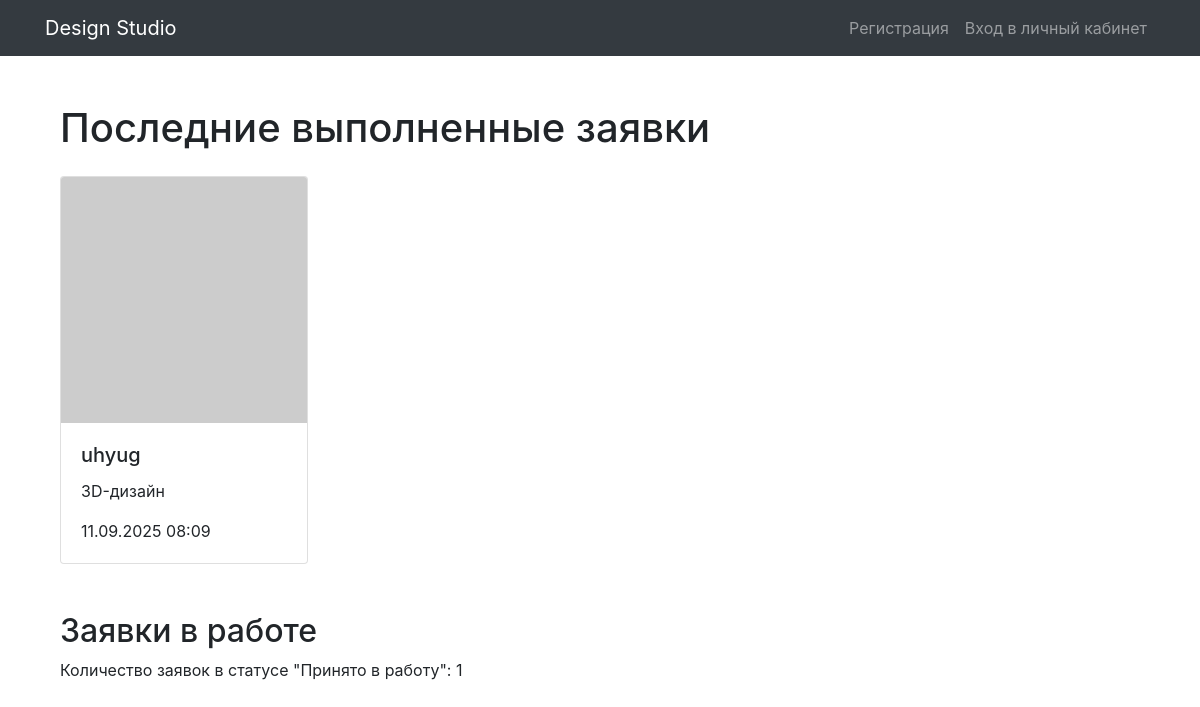
The page / on the database its author committed.
### apps/design/models.py (models this page shows)
class Request(models.Model):
    title = models.CharField(max_length=200)
    description = models.TextField()
    category = models.ForeignKey(Category, on_delete=models.CASCADE)
    photo = models.ImageField(upload_to='request_photos', null=True, blank=True)
    created_at = models.DateTimeField(auto_now_add=True)
    status = models.CharField(max_length=50, default='Новая')
    user = models.ForeignKey(User, on_delete=models.CASCADE)
    comment = models.TextField(null=True, blank=True)

class Category(models.Model):
    name = models.CharField(max_length=100)

### apps/index/views.py (the view)
# urls.py: path('', index_page, name='index_page'),
def index_page(request):
    completed_requests = Request.objects.filter(status='Выполнено').order_by('-created_at')[:4]
    in_progress_count = Request.objects.filter(status='Принято в работу').count()
    return render(request, 'index.html', {
        'completed_requests': completed_requests,
        'in_progress_count': in_progress_count
    })

### apps/index/templates/index.html
{% extends 'base.html' %}
{% block content %}
<div class="container my-5">
    <h1 class="mb-4">Последние выполненные заявки</h1>
    <div class="row">
        {% for request in completed_requests %}
        <div class="col-md-3 mb-4">
            <div class="card">
                {% if request.photo %}
                <img src="{{ request.photo.url }}" class="card-img-top" alt="{{ request.title }}">
                {% else %}
                <img src="https://via.placeholder.com/150" class="card-img-top" alt="{{ request.title }}">
                {% endif %}
                <div class="card-body">
                    <h5 class="card-title">{{ request.title }}</h5>
                    <p class="card-text">{{ request.category.name }}</p>
                    <p class="card-text">{{ request.created_at|date:"d.m.Y H:i" }}</p>
                </div>
            </div>
        </div>
        {% empty %}
        <div class="col-md-12">
            <p>Нет выполненных заявок.</p>
        </div>
        {% endfor %}
    </div>
    <div class="mt-4">
        <h2>Заявки в работе</h2>
        <p>Количество заявок в статусе "Принято в работу": {{ in_progress_count }}</p>
    </div>
</div>
{% endblock %}

### rows shown on the page
Request: title "uhyug", category.name "3D-дизайн", created_at "11.09.2025 08:09"

### other values the page prints
{{ in_progress_count }} "1"
